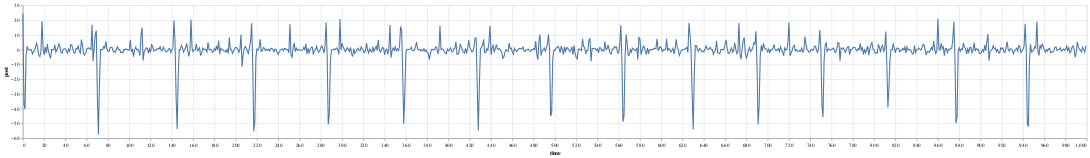

Notebook source saved alongside this figure:
### Code cell
import altair as alt
alt.data_transformers.disable_max_rows()
x1 = np.arange(0, 30000, 1)
filter = pd.DataFrame({"time":x1,"post":post})
DownSample = alt.Chart(filter[:1000]).mark_line().encode(
    x='time:Q',
    y='post:Q'
).properties(
    width=3000,
    height=250
)
#plt.plot(x1, x)
DownSample

### Figure 1 — Vega-Lite specification as saved in the notebook (floating-point values rounded to 4 significant figures; data arrays with more than 128 entries replaced by an {"elided": "..."} marker saying what was removed)
{"config": {"view": {"continuousWidth": 400, "continuousHeight": 300}}, "data": {"name": "data-94b5de5bb4839566e87710fd50875a84"}, "mark": "line", "encoding": {"x": {"field": "time", "type": "quantitative"}, "y": {"field": "post", "type": "quantitative"}}, "height": 250, "width": 3000, "$schema": "https://vega.github.io/schema/vega-lite/v4.17.0.json", "datasets": {"data-94b5de5bb4839566e87710fd50875a84": {"elided": "1000 records"}}}
